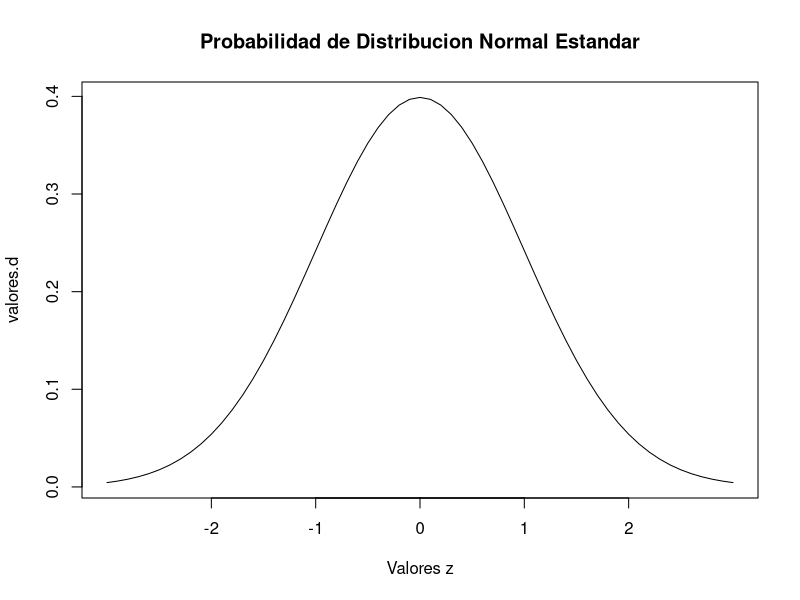
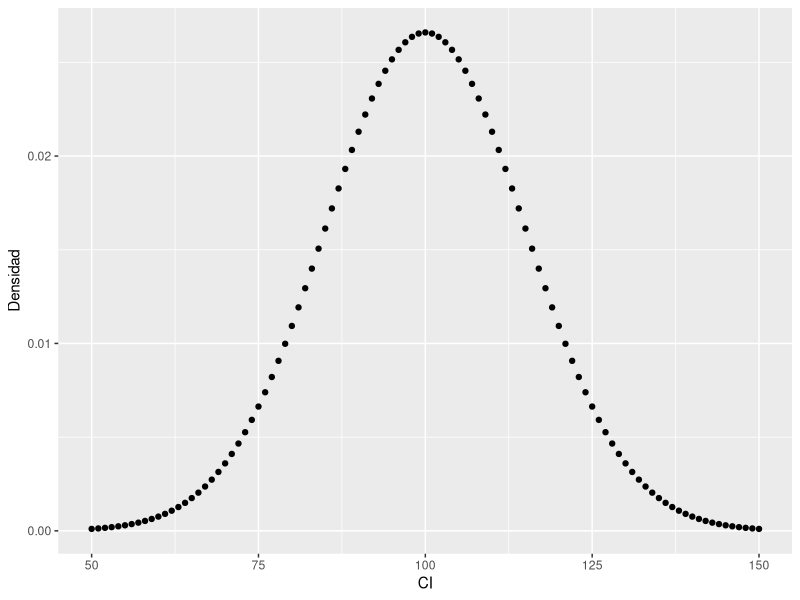
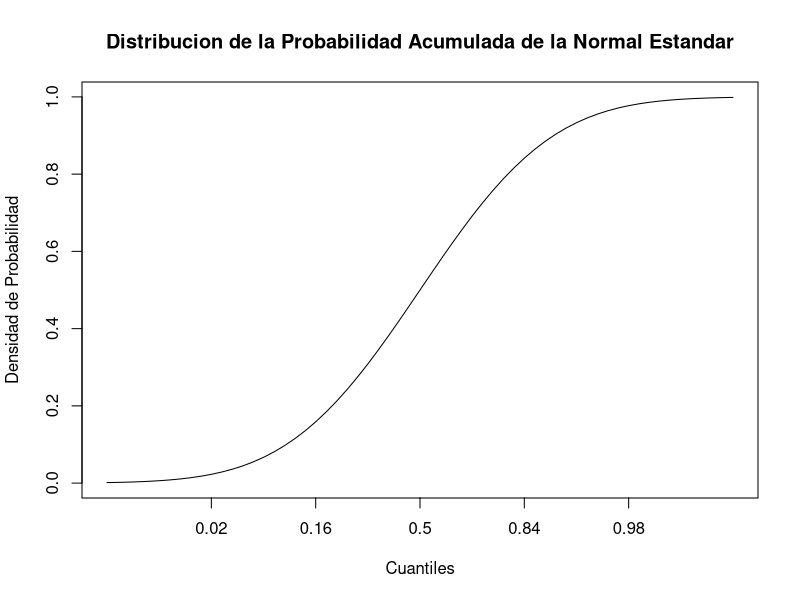
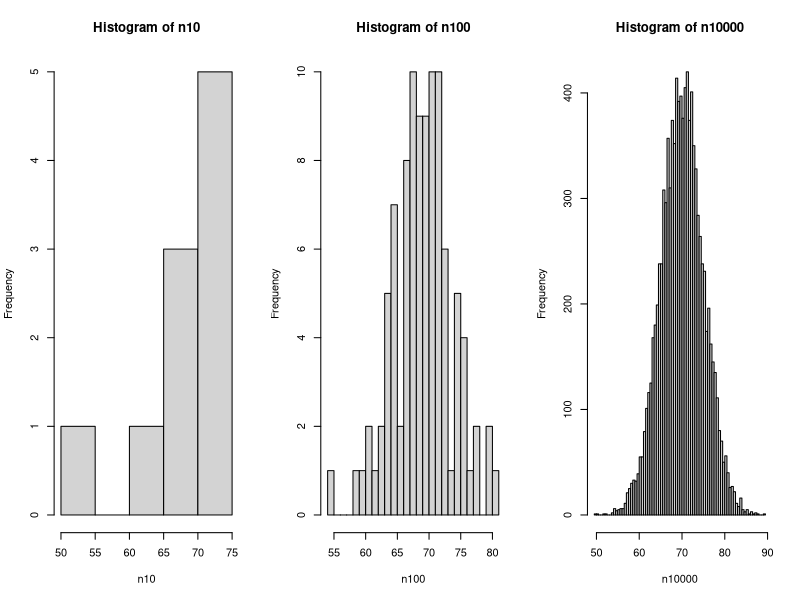

R code for these plots, in order:
## ---- chunk 1
valores.z <- seq(-3, 3, by = .1)
valores.z
## ---- chunk 2
valores.d <- dnorm(valores.z)
# examinemos los valores
valores.d
## ---- chunk 3
plot(valores.d,
     xaxt = "n", # no ploteamos el eje x 
     type = "l", # tipo linea
     main = "Probabilidad de Distribucion Normal Estandar",
     xlab = "Valores z"
     )

# Los siguientes valores etiquetan el eje x
axis(1, at=which(valores.d == dnorm(0)), labels=c(0))
axis(1, at=which(valores.d == dnorm(1)), labels=c(-1, 1))
axis(1, at=which(valores.d == dnorm(2)), labels=c(-2, 2))
## ---- chunk 4
rango.muestra <- 50:150
media.ci <- 100
desv.ci <- 15
## ---- chunk 5
ci.dist <- dnorm(rango.muestra, mean = media.ci, sd = desv.ci)
## ---- chunk 6
df.ci <- data.frame("CI" = rango.muestra, "Densidad" = ci.dist)
df.ci
## ---- chunk 7
library(ggplot2)
ggplot(df.ci, aes(x = CI, y = Densidad)) + geom_point()
## ---- chunk 8
df.ci$Densidad[df.ci$CI == 140] *100
## ---- chunk 9
dnorm(140, mean = media.ci, sd = desv.ci) * 100
## ---- chunk 10
sum(df.ci$Densidad[df.ci$CI >= 140]) *100
## ---- chunk 11
(1-pnorm(140, media.ci, desv.ci)) * 100
## ---- chunk 12
(pnorm(140, media.ci, desv.ci, lower.tail = F)) * 100
## ---- chunk 13
sum(df.ci$Densidad[df.ci$CI <= 90]) *100
## ---- chunk 14
(pnorm(90, mean = media.ci, sd = desv.ci)) * 100
## ---- chunk 15
pnorm(0)
## ---- chunk 16
pnorm(3)
## ---- chunk 17
pnorm(2, mean = 5, sd = 3)
## ---- chunk 18
1 - pnorm(2, mean = 5, sd = 3, lower.tail = FALSE)
## ---- chunk 19
valores.z
## ---- chunk 20
valores.p <- pnorm(valores.z)
plot(valores.p,
     xaxt = "n",
     type = "l",
     main = "Distribucion de la Probabilidad Acumulada de la Normal Estandar",
     xlab = "Cuantiles",
     ylab = "Densidad de Probabilidad"
     )

# Los siguientes valores etiquetan el eje x
axis(1, at=which(valores.p == pnorm(-2)), labels=round(pnorm(-2), 2))
axis(1, at=which(valores.p == pnorm(-1)), labels=round(pnorm(-1), 2))
axis(1, at=which(valores.p == pnorm(0)), labels=c(.5))
axis(1, at=which(valores.p == pnorm(1)), labels=round(pnorm(1), 2))
axis(1, at=which(valores.p == pnorm(2)), labels=round(pnorm(2), 2))

## ---- chunk 21
qnorm(0.5)
## ---- chunk 22
qnorm(0.96)
## ---- chunk 23
pnorm(qnorm(0))
## ---- chunk 24
qnorm(pnorm(0))
## ---- chunk 25
# La funcion set.seed() es un generador de numeros aleatorio, la cual es util para crear simulaciones
# de objetos aleatorios que pueden ser reproducidos, los numeros que reproducimos seran los mismos
# sin importar cuanto abarque la simulacion
# para el ejemplo lo parametrizaremos con una fecha
set.seed(10-1-2015)
rnorm(5)

## ---- chunk 26
n10 <- rnorm(10, mean = 70, sd = 5)
n100 <- rnorm(100, mean = 70, sd = 5)
n10000 <-  rnorm(10000, mean = 70, sd = 5)

# veamos el vector n10
n10
## ---- chunk 27
# Los graficos estaran lado a lado
oldpar <- par()
par(mfrow=c(1,3))

# el argumento breaks especifica cuantas barras estaran en el histograma
hist(n10, breaks = 5)
hist(n100, breaks = 20)
hist(n10000, breaks = 100)
